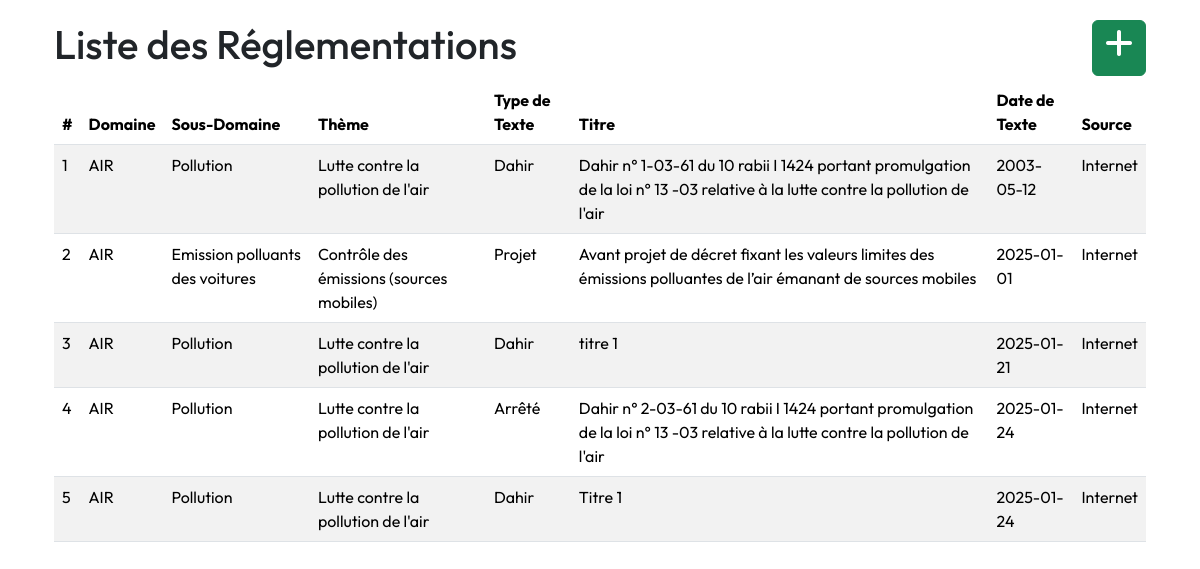
The app's page /liste-reglementations with its own data.
### app/models.py (models this page shows)
class Reglementation(db.Model):
    __tablename__ = 'reglementation'
    id = db.Column(db.Integer, primary_key=True)
    titre = db.Column(db.String(200), nullable=False, unique=True)
    type_texte = db.Column(db.String(100), nullable=False)
    date_publication = db.Column(db.Date, nullable=False)
    date_derniere_mise_a_jour = db.Column(db.Date, nullable=True)
    source = db.Column(db.String(200), nullable=False)
    langue = db.Column(db.String(50), nullable=True)
    secteurs=db.relationship('ReglementationSecteur', back_populates='reglementation', lazy=True)
    theme_id = db.Column(db.Integer, db.ForeignKey('theme.id'), nullable=False)
    sous_domaine_id = db.Column(db.Integer, db.ForeignKey('sous_domaine.id'), nullable=False)
    versions = db.relationship('VersionReglementation', backref='reglementation', lazy=True)
    articles = db.relationship('Article', backref='reglementation', lazy=True)

class Domaine(db.Model):
    __tablename__ = 'domaine'
    id = db.Column(db.Integer, primary_key=True)
    nom = db.Column(db.String(100), nullable=False, unique=True)
    description = db.Column(db.Text, nullable=True)
    sous_domaines = db.relationship('SousDomaine', backref='domaine', lazy=True)

class SousDomaine(db.Model):
    __tablename__ = 'sous_domaine'
    id = db.Column(db.Integer, primary_key=True)
    nom = db.Column(db.String(100), nullable=False, unique=True)
    description = db.Column(db.Text, nullable=True)
    domaine_id = db.Column(db.Integer, db.ForeignKey('domaine.id'), nullable=False)
    reglementations = db.relationship('Reglementation', backref='sous_domaine', lazy=True)

class Theme(db.Model):
    __tablename__ = 'theme'
    id = db.Column(db.Integer, primary_key=True)
    nom = db.Column(db.String(100), nullable=False, unique=True)
    description = db.Column(db.Text, nullable=True)
    reglementations = db.relationship('Reglementation', backref='theme', lazy=True)

### app/routes/reglement.py (the view)
@bp.route('/liste-reglementations', methods=['GET'])
def liste_reglementations():
    try:
        reglementations = Reglementation.query.all()
        if not reglementations:
            flash("Aucune réglementation n'est disponible.", "warning")
            return render_template('reglementations/liste_reglementations.html', reglementations=[])
        return render_template('reglementations/liste_reglementations.html', reglementations=reglementations)
    except Exception as e:
        flash(f"Erreur lors de la récupération des réglementations : {str(e)}", "danger")
        return redirect(url_for('main.index'))  # Rediriger en cas d'erreur

### app/templates/reglementations/liste_reglementations.html
{% extends "layout.html" %}
{% block content %}
<div class="container mt-1">
    <div class="d-flex justify-content-between">
        <h1>Liste des Réglementations</h1>
        <a class="btn btn-success" href="{{ url_for('reglement.ajouter_reglementation') }}">
            <span class="fas fa-plus fa-2x"></span></a>
    </div>
    {% if reglementations %}
        <table class="table table-striped table-hover mt-1">
            <thead>
                <tr>
                    <th>#</th>
                    <th>Domaine</th>
                    <th>Sous-Domaine</th>
                    <th>Thème</th>
                    <th>Type de Texte</th>
                    <th>Titre</th>
                    <th>Date de Texte</th>
                    <th>Source</th>
                </tr>
            </thead>
            <tbody>
                {% for reglementation in reglementations %}
                <tr onclick="window.location.href='{{ url_for('reglement.detail_reglementation', id=reglementation.id) }}'"
                style="cursor: pointer;">
                        <td>{{ loop.index }}</td>
                        <td>{{ reglementation.sous_domaine.domaine.nom }}</td>
                        <td>{{ reglementation.sous_domaine.nom if reglementation.sous_domaine else 'N/A' }}</td>
                        <td>{{ reglementation.theme.nom if reglementation.theme else 'N/A' }}</td>
                        <td>{{ reglementation.type_texte }}</td>
                        <td>{{ reglementation.titre }}</td>
                        <td>{{ reglementation.date_publication }}</td>
                        <td>{{ reglementation.source }}</td>
                    </tr>
                {% endfor %}
            </tbody>
        </table>
    {% else %}
        <p>Aucune réglementation n'a été trouvée.</p>
    {% endif %}
</div>
{% endblock %}

### app/static/main.css (style rules this page uses)
:root { --nomai : #5d91a5; --vert : #797d73; --roze: #fc83cd33; --blue: #0b76b488; }
body { font-family: 'Outfit', sans-serif; }
.btn { min-width: auto; }

### records on screen
Reglementation: sous_domaine.domaine.nom "AIR", sous_domaine "Pollution", theme "Lutte contre la pollution de l'air", type_texte "Dahir", titre "Dahir n° 1-03-61 du 10 rabii I 1424 portant promulgation de la loi n° 13 -03 relative à la lutte contre la pollution de l'air", date_publication "2003-05-12", source "Internet"
Reglementation: sous_domaine.domaine.nom "AIR", sous_domaine "Emission polluants des voitures", theme "Contrôle des émissions (sources mobiles)", type_texte "Projet", titre "Avant projet de décret fixant les valeurs limites des émissions polluantes de l’air émanant de sources mobiles", date_publication "2025-01-01", source "Internet"
Reglementation: sous_domaine.domaine.nom "AIR", sous_domaine "Pollution", theme "Lutte contre la pollution de l'air", type_texte "Dahir", titre "titre 1", date_publication "2025-01-21", source "Internet"
Reglementation: sous_domaine.domaine.nom "AIR", sous_domaine "Pollution", theme "Lutte contre la pollution de l'air", type_texte "Arrêté", titre "Dahir n° 2-03-61 du 10 rabii I 1424 portant promulgation de la loi n° 13 -03 relative à la lutte contre la pollution de l'air", date_publication "2025-01-24", source "Internet"
Reglementation: sous_domaine.domaine.nom "AIR", sous_domaine "Pollution", theme "Lutte contre la pollution de l'air", type_texte "Dahir", titre "Titre 1", date_publication "2025-01-24", source "Internet"
